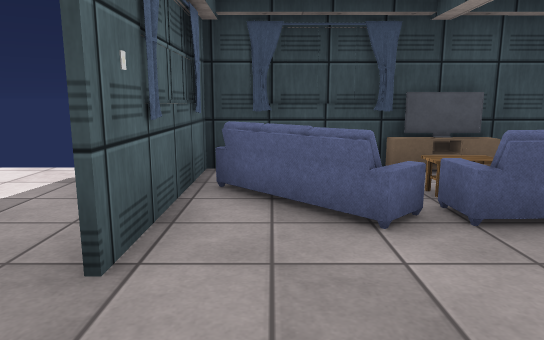
[1] (above)

15 first-person views from a walk through a scene from a Unity 3-D project. The camera is 1.2 m above the floor, tilts 10° down and sees 70° across. Doors are open. The floor is counted in squares, 1 m on a side. Each view is taken from the middle of a square. On the plan, view 1 faces up. The plan holds only what a view shows up to about 15 squares ahead; the rest is blank. The player character is not drawn. Some animated figures are left out. Some surface patterns are stand-ins.

[2]
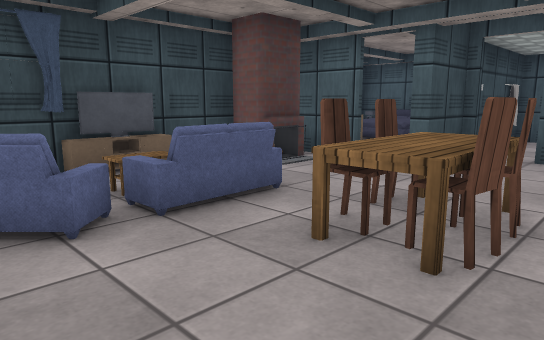

[3]
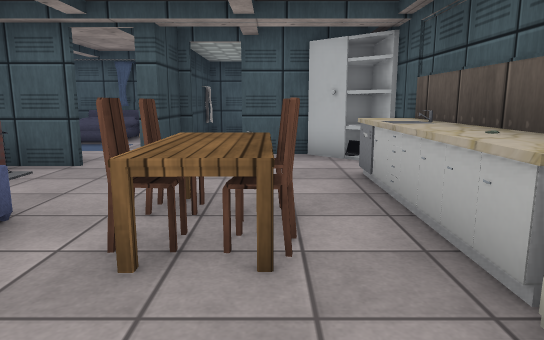

[4]
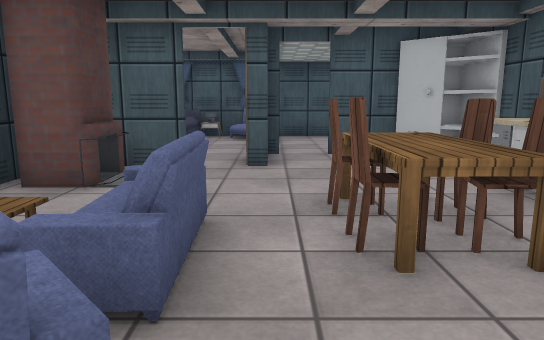

[5]
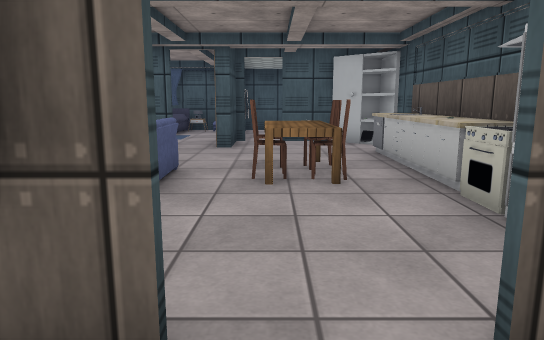

[6]
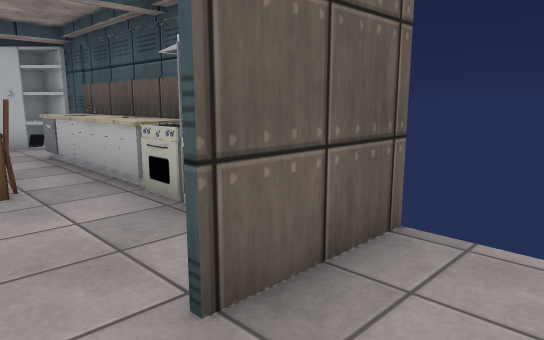

[7]
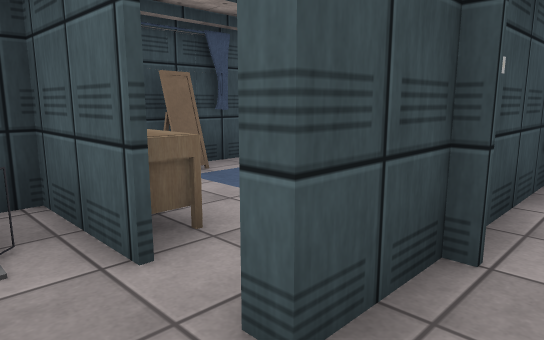

[8]
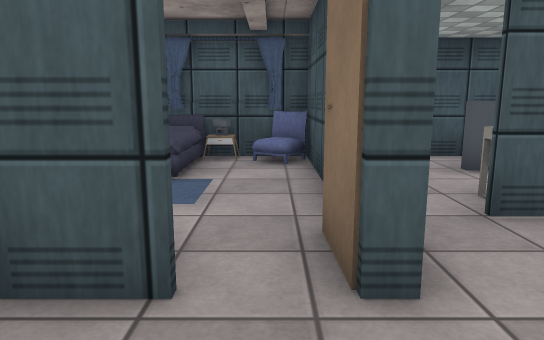

[9]
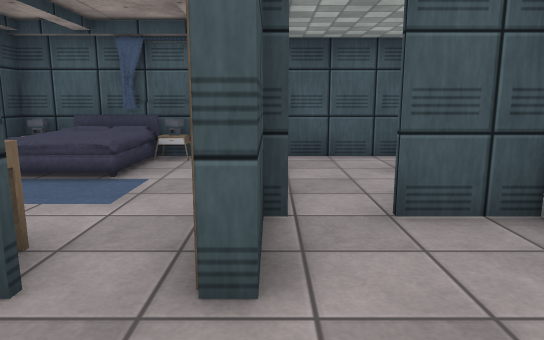

[10]
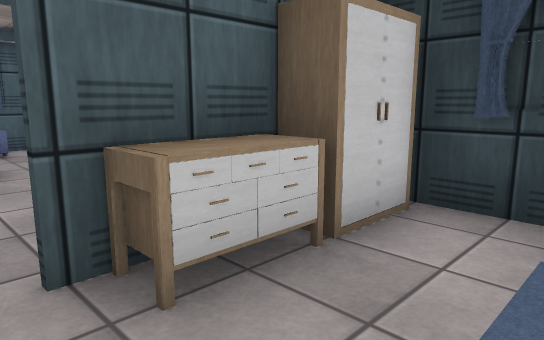

[11]
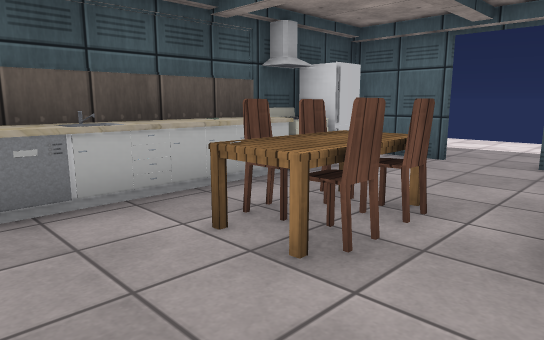

[12]
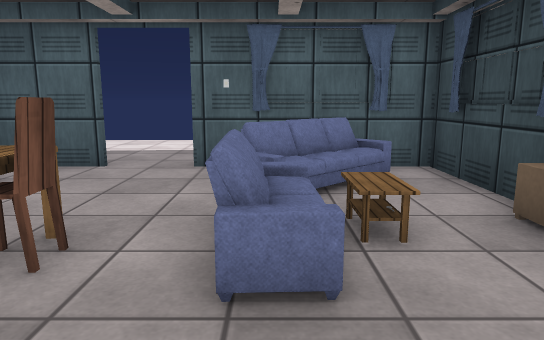

[13]
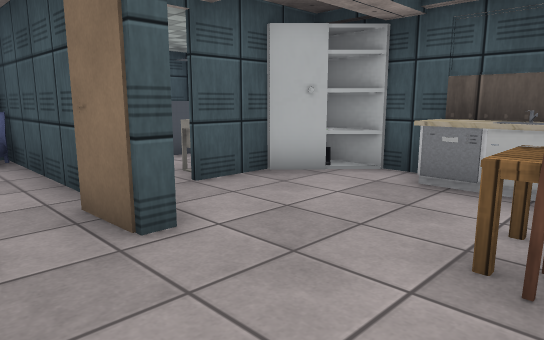

[14]
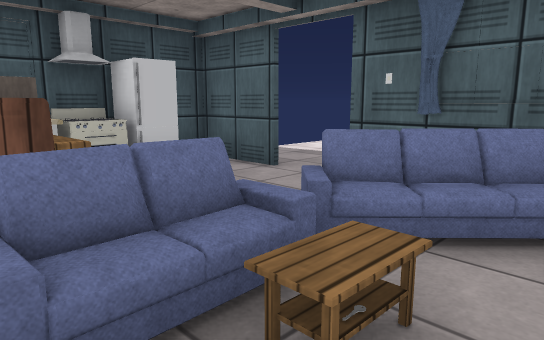

[15]
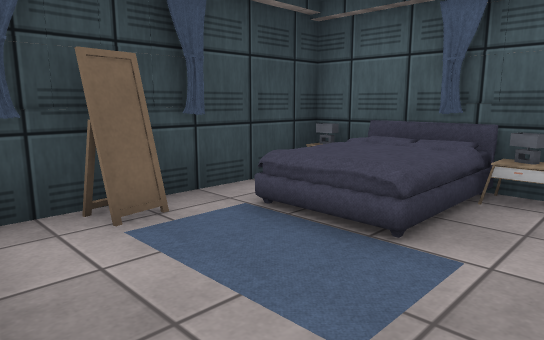

### Floor plan
Points are (right, up) in squares from view 1. A wall is a line through its corners. A room is listed if a view was taken in it or the views show most of it. See-through windows are left out.
Room 1 (views 1, 2, 3, 4, 7, 8, 9, 11, 12, 13, 14, 15)
walls: (2, -1.4) (9, -1.4); (7.2, 4.5) (7.2, 7) (3.4, 7); (7.5, -1.2) (9, 0.3) (9, 1.8); (9, 3.1) (7.2, 3.1) (7.2, 3.5) (8.5, 3.5); (2.6, 7) (-1.2, 7) (-1.2, 2.5); (-1.2, 0.9) (-1.2, -1.4)
ways out: open door at (-1, 1.5) to room 2; opening at (8, 4) to room 3; open door at (8, -1); open door at (9.5, 2)
objects: other object (0, -1); other object (0, 4) to (1, 5); other object (1, -1) to (2, -1); other object (2, 4) to (3, 4); other object (3, -1); other object (3, 1); other object (3, 2); other object (3, 6); other object (4, -1) to (6, -1); other object (4, 1); other object (4, 2); other object (5, 1); other object (5, 2); other object (5, 5) to (6, 6)
Room 2 (views 5, 6)
walls: (-1.3, 2.5) (-1.3, 3.4); (-1.3, -1.5) (-1.3, 0.9)
ways out: open door at (-1, 1.5) to room 1
Room 3 (view 10)
walls: (10.1, 7.7) (10.1, 7.8); (9.5, 7.7) (9.4, 8.2); (10, 8.1) (9.4, 8); (13.6, 4.4) (13.6, 8.5) (7.9, 8.5); (9.4, 3.2) (13.6, 3.2); (7.3, 6.8) (7.3, 4.5); (13.6, 2.5) (13.6, 3.5)
low walls: (10.1, 7.8) (9.5, 7.7)
ways out: opening at (8, 4) to room 1
objects: other object (8, 5) to (8, 6); other object (8, 8); other object (11, 6) to (11, 7); other object (12, 6) to (13, 7); other object (13, 3) to (13, 4)

Positions as (right, up) in squares from view 1, and headings:
1: (0, 0), facing up
2: (0, 0), facing up-right
3: (0, 1), facing right
4: (0, 3), facing right
5: (-3, 2), facing right
6: (-3, 2), facing down-right
7: (6, 2), facing up-right
8: (5, 4), facing right
9: (5, 3), facing right
10: (10, 4), facing up-left
11: (7, 4), facing down-left
12: (6, 4), facing left
13: (4, 5), facing down-right
14: (4, 6), facing down-left
15: (8, 4), facing up-right
